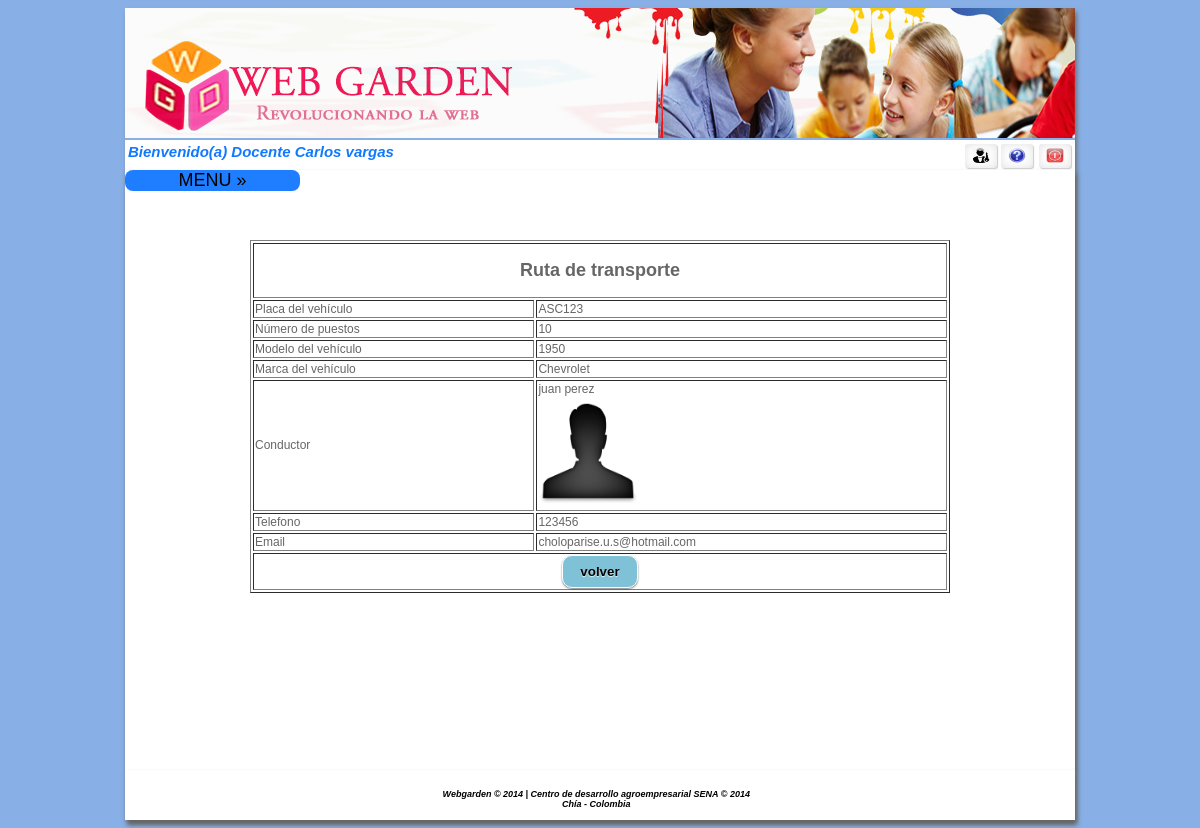
The page /home.php?rut=2&acceso=141 (signed in) on the database its author committed.
### tables this page shows
CREATE TABLE IF NOT EXISTS `ruta` (
`idruta` int(11) NOT NULL,
  `placa` varchar(15) NOT NULL,
  `npuesto` int(11) NOT NULL,
  `idconductor` int(11) NOT NULL,
  `modelo` int(11) NOT NULL,
  `idmarca` int(11) NOT NULL
);

CREATE TABLE IF NOT EXISTS `marcaruta` (
`idmarca` int(11) NOT NULL,
  `nombre` varchar(50) NOT NULL
);

CREATE TABLE IF NOT EXISTS `persona` (
  `identificacion` int(11) NOT NULL,
  `prinombre` varchar(15) NOT NULL,
  `segnombre` varchar(20) DEFAULT NULL,
  `priapellido` varchar(15) NOT NULL,
  `segapellido` varchar(20) DEFAULT NULL,
  `telefono` varchar(15) NOT NULL,
  `direccion` varchar(15) NOT NULL,
  `foto` varchar(300) DEFAULT NULL,
  `pass` varchar(200) NOT NULL,
  `genero` int(11) NOT NULL,
  `email` varchar(100) NOT NULL,
  `tipodoc` int(11) NOT NULL
);

### controlador/crutaac.php (called while the page is built)
<?php
	include ("modelo/mrutaac.php");
	$ins = new mruta();
     $rut = isset($_GET["rut"]) ? $_GET["rut"] : NULL;
      $datos1 =$ins->selruta($rut);
      $conduc=$ins->selconduc($datos1[0]['idconductor']);
?>

### modelo/mrutaac.php (called while the page is built, shortened)
<?php
include ("controlador/conexion.php");
class mruta{
	function selruta($idruta){
		$sql = "SELECT ru.idruta, ru.placa, ru.npuesto, ru.idconductor, us.prinombre as nombre,us.priapellido as apellido , ru.modelo ,ma.nombre as marca
FROM ruta as ru inner join persona as us on  ru.idconductor=us.identificacion
inner join marcaruta as ma  on ru.idmarca=ma.idmarca WHERE idruta='".$idruta."' ;";
		$conexionBD = new conexion();
		$conexionBD->conectarBD();
		$data = $conexionBD->ejeCon($sql,0);
		return $data;
	}
	function selconduc($identificacion){
		$sql = "SELECT  * FROM persona WHERE identificacion='".$identificacion."' ";
		$conexionBD = new conexion();
		$conexionBD->conectarBD();
		$data = $conexionBD->ejeCon($sql,0);
		return $data;
	}
}
?>

### controlador/configuracion.php (called while the page is built)
<?php
	$usu_db = "root";
	$pass_db = "";
	$serv_db = "localhost";
	$db = "webgarden";
?>

### controlador/conexion.php (called while the page is built, shortened)
<?php
class conexion{
	function conectarBD(){
		include("configuracion.php");
		$this->link = mysql_connect($serv_db,$usu_db,$pass_db);
		$db2= mysql_select_db($db);
	}
	function ejeCon($con, $op){
		$this->resultado = mysql_query($con) or
		die("La consulta fallo: ".mysql_error());
		if ($op==0){
			while ($linea = mysql_fetch_array($this->resultado)){
				$arrayResultado[] = $linea;
			}
		}else{
			$arrayResultado[] =0;
		}
		$resarr = isset($arrayResultado) ? $arrayResultado:NULL;
		if($resarr){
			return $arrayResultado;
		}
	}
}
?>

### vista/vrutapro.php (the view)
<?php
	include ("controlador/crutaac.php");
?>
<center>
	<table width="700" border="1">
        <tr>
        	<td colspan="2" align="center">
            	<h2>Ruta de transporte</h2>
            </td>
        </tr>
        <tr>
        	<td align="left">Placa del veh&iacute;culo</td>
        	 <td> <?php echo $datos1[0]['placa'] ?> </td>
        </tr>
    	<tr>
        	<td align="left">N&uacute;mero de puestos</td>
           <td> <?php echo $datos1[0]['npuesto'] ?></td>
        </tr>
       <tr>
        	<td align="left">Modelo del veh&iacute;culo</td>
           <td> <?php echo $datos1[0]['modelo'] ?></td>
        </tr>
         <tr>
        	<td align="left">Marca del veh&iacute;culo</td>
        	 <td><?php echo $datos1[0]['marca']?></td>
       </tr>
       <tr>
        	<td align="left">Conductor</td>
                <td><?php echo $datos1[0]['nombre'] ?> <?php echo $datos1[0]['apellido'] ?> <br><img src='<?php echo $conduc[0]['foto'] ?>' width='100' height='110'/></td>
       </tr>
        <tr>
        	<td align="left">Telefono</td>
                <td><?php echo $conduc[0]['telefono'] ?> </td>
       </tr>
       <tr>
        	<td align="left">Email</td>
                <td><?php echo $conduc[0]['email'] ?> </td>
       </tr>
        <tr>
        	<td colspan="2" align="center" >
                     <input type="button" onclick="location.href='home.php?acceso=138'" value="volver"/>
            </td>
        </tr>
    </table>
</center>

### css/style.css (style rules this page uses)
input[type=submit], input[type=reset],input[type=button] { padding: 9px 17px; font-family: Helvetica,Arial,sans-serif; font-weight: bold; line-height: 1; color: #000000; border: none; text-shadow: 0 1px 1px rgba(255,255,255,0.85); background-color:#7FC1D7; border: 1px solid #ffffff; border-radius: 10px; box-shadow: 0 1px 2px rgba(0,0,0,0.5); }

### css/menu.css (style rules this page uses)
body { font-family: 'Open Sans', sans-serif; background:#89B0E6; background-size:cover; }

### rows shown on the page
ruta: placa "ASC123", npuesto "10", modelo "1950", idmarca.nombre "Chevrolet", idconductor.prinombre "juan", idconductor.priapellido "perez"
persona: foto (picture), telefono "123456", email "choloparise.u.s@hotmail.com"

### other values the page prints
$nomapre "Carlos vargas"
